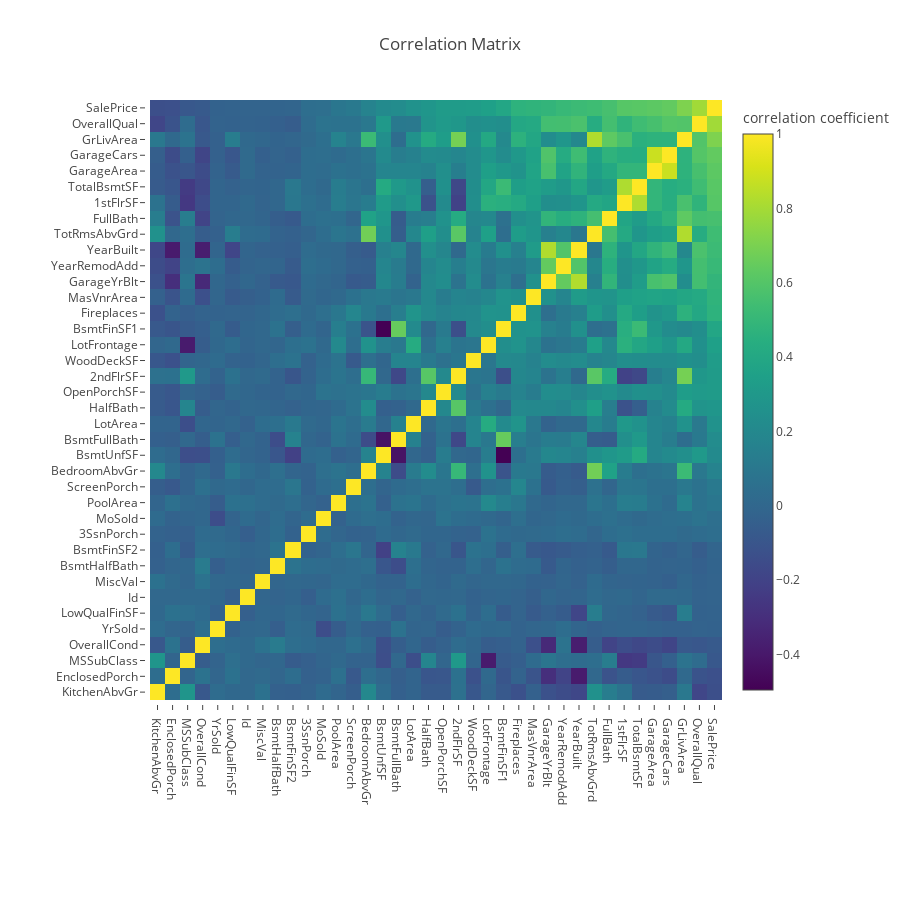

This figure's notebook cell:
### Code cell
# correlation matrix
df_corr = train.corr()
df_corr = df_corr.sort_values(by=['SalePrice'], axis=1)
df_corr = df_corr.sort_values(by=['SalePrice'], axis=0)
trace = go.Heatmap(x=df_corr.columns, y=df_corr.columns, z=df_corr.values, colorscale='Viridis', colorbar=dict(
                title='correlation coefficient'
            ))

data=[trace]

layout = go.Layout(
    title='Correlation Matrix',
    autosize=False,
    width=900,
    height=900,
    margin=go.layout.Margin(
        l=150,
        r=0,
        b=200,
        t=100,
        pad=4
    )
)

fig = dict(data=[trace], layout=layout)
py.iplot(fig)

### Figure 1 — Plotly figure (JSON) as saved in the notebook; plotly's stock layout.template omitted (floating-point values rounded to 4 significant figures; data arrays with more than 128 entries replaced by an {"elided": "..."} marker saying what was removed)
{"data": [{"colorbar": {"title": "correlation coefficient"}, "colorscale": "Viridis", "type": "heatmap", "uid": "d0894094-c006-11e8-b1ce-e4a7a085a6b4", "x": ["KitchenAbvGr", "EnclosedPorch", "MSSubClass", "OverallCond", "YrSold", "LowQualFinSF", "Id", "MiscVal", "BsmtHalfBath", "BsmtFinSF2", "3SsnPorch", "MoSold", "PoolArea", "ScreenPorch", "BedroomAbvGr", "BsmtUnfSF", "BsmtFullBath", "LotArea", "HalfBath", "OpenPorchSF", "2ndFlrSF", "WoodDeckSF", "LotFrontage", "BsmtFinSF1", "Fireplaces", "MasVnrArea", "GarageYrBlt", "YearRemodAdd", "YearBuilt", "TotRmsAbvGrd", "FullBath", "1stFlrSF", "TotalBsmtSF", "GarageArea", "GarageCars", "GrLivArea", "OverallQual", "SalePrice"], "y": ["KitchenAbvGr", "EnclosedPorch", "MSSubClass", "OverallCond", "YrSold", "LowQualFinSF", "Id", "MiscVal", "BsmtHalfBath", "BsmtFinSF2", "3SsnPorch", "MoSold", "PoolArea", "ScreenPorch", "BedroomAbvGr", "BsmtUnfSF", "BsmtFullBath", "LotArea", "HalfBath", "OpenPorchSF", "2ndFlrSF", "WoodDeckSF", "LotFrontage", "BsmtFinSF1", "Fireplaces", "MasVnrArea", "GarageYrBlt", "YearRemodAdd", "YearBuilt", "TotRmsAbvGrd", "FullBath", "1stFlrSF", "TotalBsmtSF", "GarageArea", "GarageCars", "GrLivArea", "OverallQual", "SalePrice"], "z": {"elided": "38x38 float values"}}], "layout": {"autosize": false, "height": 900, "margin": {"b": 200, "l": 150, "pad": 4, "r": 0, "t": 100}, "title": "Correlation Matrix", "width": 900}}
